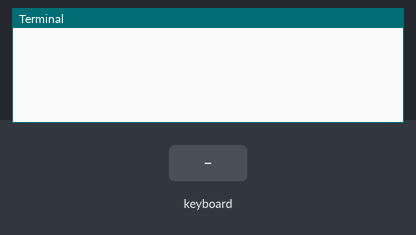
Simulated run of this program. Board: Raspberry Pi (BCM pin numbers). Shown: the last lines printed to the terminal. The inputs (shaded band) are chosen by the test bench. The camera gives no picture and a still takes 0.5 s. At 2.8 s the program stops and its outputs stay as they are.

Above: at 1.2 s.
1.3 s: key space typed on the keyboard
At 1.8 s:
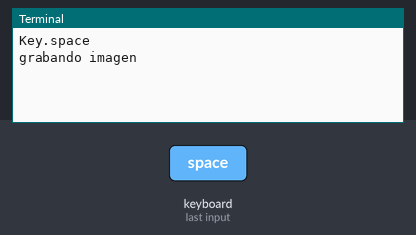
2.8 s: key esc typed on the keyboard
At 4.0 s:
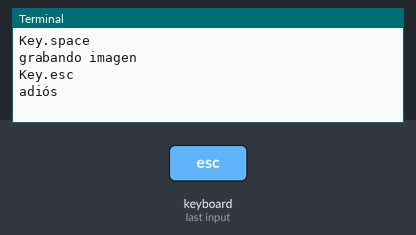

Measured:
- after the input at 1.3 s, the terminal: prints a new line at once (image 1)
- after the input at 2.8 s, the terminal: prints a new line at once (image 2)

The program:

test2.py
```python
import sys
from picamera import PiCamera
from time import sleep
from pynput.keyboard import Key, Listener

def salir():
    print("adiós")
    camera.stop_preview()
    camera.close()
    listener.stop()
    sys.exit()

def grabar():
    print("grabando imagen")
    camera.capture('foto.png')

def tecla(key):
    print(key)
    if key==Key.esc:
        salir()
    elif key==Key.space:
        grabar()


camera = PiCamera()
listener = Listener(on_press=tecla)
listener.start()
camera.start_preview(fullscreen=False, window=(100,200,480,640))
while True:
    pass
```
